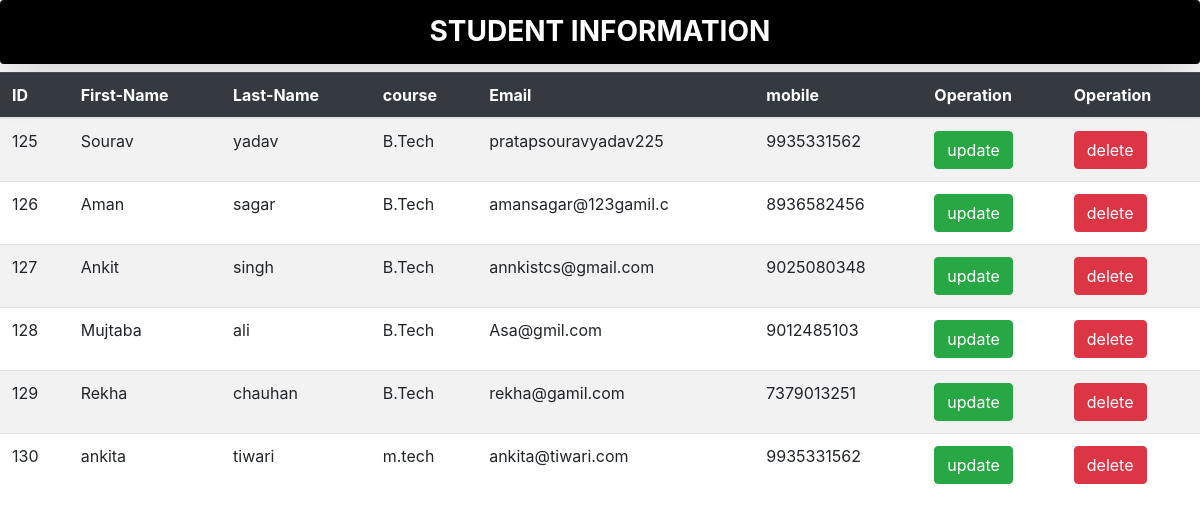
Screenshot of /display.php with the database file from the repository.
### tables this page shows
CREATE TABLE `rcdata` (
  `id` int(11) NOT NULL,
  `firstname` varchar(50) NOT NULL,
  `lastname` varchar(50) NOT NULL,
  `course` varchar(20) NOT NULL,
  `email` varchar(20) NOT NULL,
  `mobile` varchar(10) NOT NULL
);

### display.php (the view, shortened to what this page needs)
<html lang="en">
<head>
    <link rel="stylesheet" href="https://maxcdn.bootstrapcdn.com/bootstrap/4.5.2/css/bootstrap.min.css"/>
    <link rel="stylesheet" type="text/css" href="https://cdn.datatables.net/1.10.23/css/jquery.dataTables.min.css"/>
    <link rel="stylesheet" type="text/css" href="http://ajax.aspnetcdn.com/ajax/jquery.dataTables/1.9.0/css/jquery.dataTables.css">
   <link rel="stylesheet" type="text/css" href="http://ajax.aspnetcdn.com/ajax/jquery.dataTables/1.9.0/css/jquery.dataTables_themeroller.css">
</head>
<h3 class="text-center shadow-lg bg-green rounded">student information</h3>
<body>
        <table id="Table" class="display table table-striped" cellspacing="0" width="100%">
    <thead class="table-dark">
        <tr>
            <th>ID</th>
            <th>First-Name</th>
            <th>Last-Name</th>
            <th>course</th>
            <th>Email</th>
            <th>mobile</th>
            <th>Operation</th>
            <th>Operation</th>
        </tr>
    </thead>
    <tbody>
        <?php
            $con=mysqli_connect("localhost","root","","rcdatabase");
            $query="SELECT * FROM `rcdata`";
            $run=mysqli_query($con,$query);
            while($data=mysqli_fetch_array($run))
            {
        ?>
        <tr>
            <td><?php echo $data['id'];?></td>
            <td><?php echo $data['firstname'];?></td>
            <td><?php echo $data['lastname'];?></td>
            <td><?php echo $data['course'];?></td>
            <td><?php echo $data['email'];?></td>
            <td><?php echo $data['mobile'];?></td>
            <td> <a href="update.php?id=<?php echo $data ['id']; ?> " class="btn btn-success"  >update</a></td>
            <td> <a href="delete.php?id=<?php echo $data['id'];?>" class="btn btn-danger" >delete</a></td>
        </tr>
        <?php
            }
            ?>
     </tbody>
  </table>
</body>
</html>

### display.php (style rules this page uses)
h3 { background-color: black; text-align: center; font-weight: bold; text-transform: uppercase; text-shadow: gray; padding: 15px; color: white; }

### rows the page displays
rcdata: id "125", firstname "Sourav", lastname "yadav", course "B.Tech", email "pratapsouravyadav225", mobile "9935331562"
rcdata: id "126", firstname "Aman", lastname "sagar", course "B.Tech", email "amansagar@123gamil.c", mobile "8936582456"
rcdata: id "127", firstname "Ankit", lastname "singh", course "B.Tech", email "annkistcs@gmail.com", mobile "9025080348"
rcdata: id "128", firstname "Mujtaba", lastname "ali", course "B.Tech", email "Asa@gmil.com", mobile "9012485103"
rcdata: id "129", firstname "Rekha", lastname "chauhan", course "B.Tech", email "rekha@gamil.com", mobile "7379013251"
rcdata: id "130", firstname "ankita", lastname "tiwari", course "m.tech", email "ankita@tiwari.com", mobile "9935331562"
